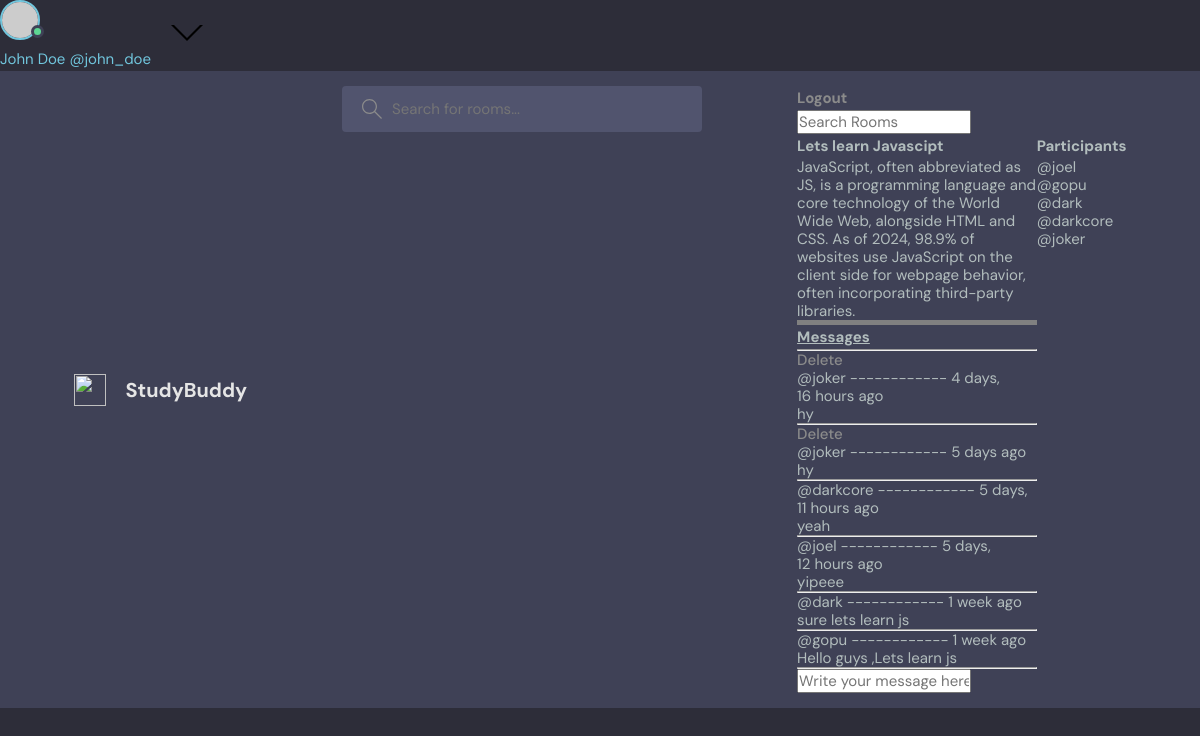
Screenshot of /room/1/ (signed in) with the database file from the repository.
### hotel/models.py (models this page shows, shortened)
class Room(models.Model):
    host = models.ForeignKey(User,on_delete=models.SET_NULL,null=True)
    topic = models.ForeignKey(Topic,on_delete=models.SET_NULL,null=True)
    name = models.CharField(max_length=200)
    description = models.TextField(null=True, blank=True)
    participants = models.ManyToManyField(User, related_name='participants',blank=True)
    updated = models.DateTimeField(auto_now = True)
    created = models.DateTimeField(auto_now_add = True)
    class Meta:
        ordering = ['-updated','-created']

class Message(models.Model):
    user = models.ForeignKey(User, on_delete=models.CASCADE)
    room = models.ForeignKey(Room, on_delete=models.CASCADE)
    body = models.TextField()
    updated = models.DateTimeField(auto_now = True)
    created = models.DateTimeField(auto_now_add = True)
    class Meta:
        ordering = ['-updated','-created']

### hotel/views.py (the view, shortened to what this page needs)
# urls.py: path('room/<str:pk>/',views.room,name='room'),
def room(request,pk):
    room = Room.objects.get(id = pk)
    roommsg = room.message_set.all().order_by('-created')
    participant = room.participants.all()
    context = { 'room' : room , 'roommsg' : roommsg, 'participant' : participant}
    return render(request,'hotel/room.html',context)

### hotel/templates/hotel/room.html (shortened to what this page needs)
{% extends 'main.html' %}
{% block content %}
<div class="room-container">
<div>
<h1>{{room.name}}</h1>
<p>{{ room.description }}</p>
<hr style="height:5px;border-width:0;color:black;background-color:gray">
<h2> <u>Messages </u></h2>
<hr>
{% for msg in roommsg %}
{% if request.user ==  msg.user %}
<p><a href="{% url 'deletem' msg.id %}">Delete</a></p>
{% endif %}
<p>@{{ msg.user }} ------------  {{msg.created|timesince}} ago</p>
<p>{{ msg.body }}</p>
<hr>
{% endfor %}
{% if request.user.is_authenticated %}
<div>
<form method='post' action=''>
<input type="text" placeholder="Write your message here...." name="comments">
</form>
</div>
{% endif %}
</div>
<div>
    <p><h3> Participants </h3></p>
    {% for user in participant %}
    <div>
    <p>@{{ user.username }}<p>
    {% endfor %}
    </div>
</div>
</div>
{% endblock content %}

### static/styles/style.css (style rules this page uses)
:root { --color-main: #71c6dd; --color-main-light: #e1f6fb; --color-dark: #3f4156; --color-dark-medium: #51546e; --color-dark-light: #696d97; --color-light: #e5e5e5; --color-gray: #8b8b8b; --color-light-gray: #b2bdbd; --color-bg: #2d2d39; --color-success: #5dd693; --color-error: #fc4b0b; }
* { font-family: "DM Sans", -apple-system, BlinkMacSystemFont, "Segoe UI", Roboto, Oxygen, Ubuntu, Cantarell, "Open Sans", "Helvetica Neue", sans-serif; margin: 0; padding: 0; box-sizing: border-box; text-rendering: optimizeLegibility; font-size: inherit; }
html { font-size: 56.25%; }
@media only screen and (min-width: 1200px) { html { font-size: 62.5%; } }
body { line-height: 1.6; font-weight: 400; font-size: 1.5rem; color: var(--color-light-gray); background-color: var(--color-bg); min-height: 100vh; }
a { display: inline-block; color: var(--color-main); text-decoration: none; }
.header__menu a { display: flex; gap: 1.5rem; align-items: center; font-weight: 500; text-decoration: none; color: var(--color-gray); }
.header__menu p { line-height: 1.2; }

### hotel/templates/hotel/room.html (style rules this page uses)
.room-container { display: grid; grid-template-columns : 3fr 1fr; }

### rows the page displays
Room: name "Lets learn Javascipt", description "JavaScript, often abbreviated as JS, is a programming language and core technology of the World Wide Web, alongside HTML and CSS. As of 2024, 98.9% of websites use JavaScript on the client side for webpage behavior, often incorporating third-party libraries."
Message: shows "Delete", user "joker", created "4 days, 16 hours", body "hy"
Message: shows "Delete", user "joker", created "5 days", body "hy"
Message: user "darkcore", created "5 days, 11 hours", body "yeah"
Message: user "joel", created "5 days, 12 hours", body "yipeee"
Message: user "dark", created "1 week", body "sure lets learn js"
Message: user "gopu", created "1 week", body "Hello guys ,Lets learn js"

### other values shown
{{ user.username }} "joel"
{{ user.username }} "gopu"
{{ user.username }} "dark"
{{ user.username }} "darkcore"
{{ user.username }} "joker"
